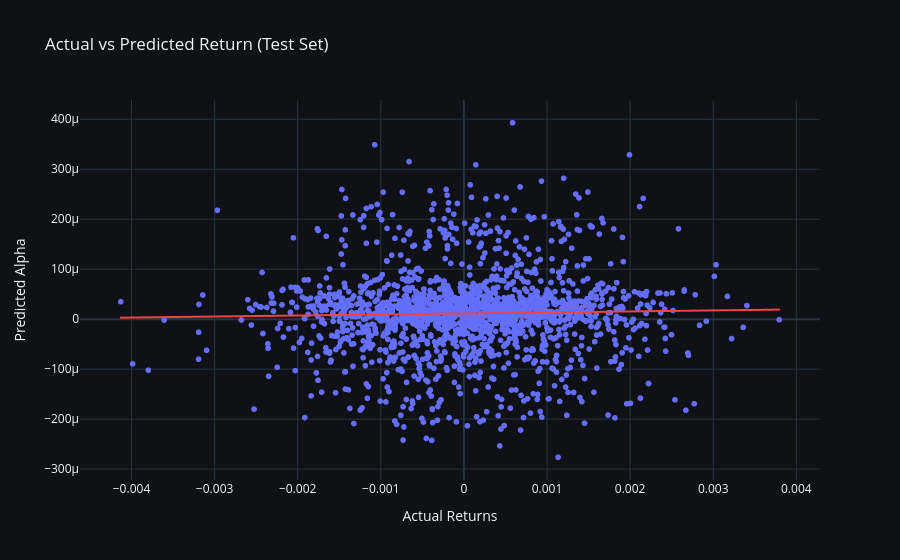
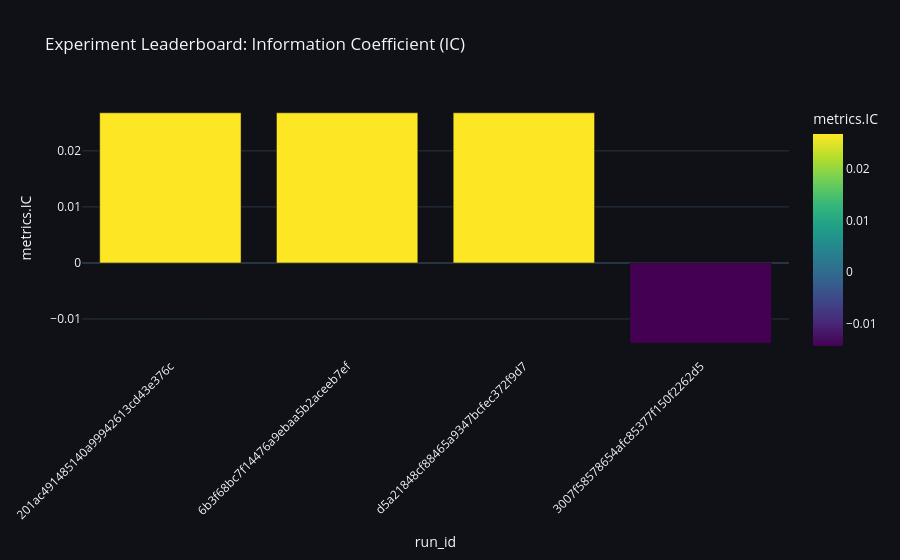

Notebook source saved alongside these figures, in order:
### Markdown cell above
## 5. Model Analytics
Visualizing prediction vs reality and historical run performance.

### Code cell
# 1. Prediction Scatter
fig_scat = px.scatter(
    x=y_test, y=preds,
    labels={'x': 'Actual Returns', 'y': 'Predicted Alpha'},
    title="Actual vs Predicted Return (Test Set)",
    trendline="ols",
    trendline_color_override="#ef4444"
)
fig_scat.update_layout(**PLOTLY_DARK)
fig_scat.show()

# 2. Historical IC Comparison
runs = mlflow.search_runs(experiment_names=[EXPERIMENT])
if not runs.empty:
    fig_runs = px.bar(
        runs.sort_values('metrics.IC', ascending=False).head(10),
        x='run_id', y='metrics.IC',
        title="Experiment Leaderboard: Information Coefficient (IC)",
        color='metrics.IC', color_continuous_scale='Viridis'
    )
    fig_runs.update_layout(**PLOTLY_DARK, xaxis_tickangle=-45)
    fig_runs.show()

### Figure 1 — Plotly figure (JSON) as saved in the notebook; plotly's stock layout.template omitted (floating-point values rounded to 4 significant figures; data arrays with more than 128 entries replaced by an {"elided": "..."} marker saying what was removed)
{"data": [{"hovertemplate": "Actual Returns=%{x}<br>Predicted Alpha=%{y}<extra></extra>", "legendgroup": "", "marker": {"color": "#636efa", "symbol": "circle"}, "mode": "markers", "name": "", "showlegend": false, "type": "scattergl", "x": {"elided": "1747 float values"}, "xaxis": "x", "y": {"elided": "1747 float values"}, "yaxis": "y"}, {"hovertemplate": "<b>OLS trendline</b><br>y = 0.00204214 * x + 1.1413e-05<br>R<sup>2</sup>=0.000718<br><br>Actual Returns=%{x}<br>Predicted Alpha=%{y} <b>(trend)</b><extra></extra>", "legendgroup": "", "line": {"color": "#ef4444"}, "marker": {"color": "#636efa", "symbol": "circle"}, "mode": "lines", "name": "", "showlegend": false, "type": "scattergl", "x": {"elided": "1747 float values"}, "xaxis": "x", "y": {"elided": "1747 float values"}, "yaxis": "y"}], "layout": {"legend": {"tracegroupgap": 0}, "paper_bgcolor": "#0f1117", "plot_bgcolor": "#0f1117", "title": {"text": "Actual vs Predicted Return (Test Set)"}, "xaxis": {"anchor": "y", "domain": [0, 1], "title": {"text": "Actual Returns"}}, "yaxis": {"anchor": "x", "domain": [0, 1], "title": {"text": "Predicted Alpha"}}}}

### Figure 2 — Plotly figure (JSON) as saved in the notebook; plotly's stock layout.template omitted (floating-point values rounded to 4 significant figures)
{"data": [{"hovertemplate": "run_id=%{x}<br>metrics.IC=%{marker.color}<extra></extra>", "legendgroup": "", "marker": {"color": [0.02679, 0.02679, 0.02679, -0.01432], "coloraxis": "coloraxis", "pattern": {"shape": ""}}, "name": "", "orientation": "v", "showlegend": false, "textposition": "auto", "type": "bar", "x": ["201ac491485140a99942613cd43e376c", "6b3f68bc7f14476a9ebaa5b2aceeb7ef", "d5a21848cf88465a9347bcfec372f9d7", "3007f58578654afc85377f150f2262d5"], "xaxis": "x", "y": [0.02679, 0.02679, 0.02679, -0.01432], "yaxis": "y"}], "layout": {"barmode": "relative", "coloraxis": {"colorbar": {"title": {"text": "metrics.IC"}}, "colorscale": [[0, "#440154"], [0.1111, "#482878"], [0.2222, "#3e4989"], [0.3333, "#31688e"], [0.4444, "#26828e"], [0.5556, "#1f9e89"], [0.6667, "#35b779"], [0.7778, "#6ece58"], [0.8889, "#b5de2b"], [1, "#fde725"]]}, "legend": {"tracegroupgap": 0}, "paper_bgcolor": "#0f1117", "plot_bgcolor": "#0f1117", "title": {"text": "Experiment Leaderboard: Information Coefficient (IC)"}, "xaxis": {"anchor": "y", "domain": [0, 1], "tickangle": -45, "title": {"text": "run_id"}}, "yaxis": {"anchor": "x", "domain": [0, 1], "title": {"text": "metrics.IC"}}}}
